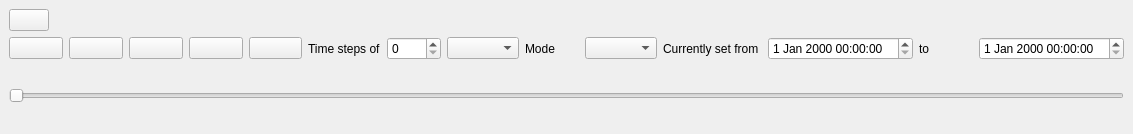
<?xml version="1.0" encoding="UTF-8"?>
<ui version="4.0">
 <class>QgsTemporalVcrDockWidgetBase</class>
 <widget class="QgsDockWidget" name="QgsTemporalVcrDockWidgetBase">
  <property name="geometry">
   <rect>
    <x>0</x>
    <y>0</y>
    <width>1133</width>
    <height>134</height>
   </rect>
  </property>
  <property name="windowTitle">
   <string>gsDockWidget</string>
  </property>
  <widget class="QWidget" name="dockWidgetContents">
   <layout class="QVBoxLayout" name="verticalLayout">
    <item>
     <layout class="QHBoxLayout" name="horizontalLayout">
      <item>
       <widget class="QPushButton" name="mSettings">
        <property name="text">
         <string/>
        </property>
        <property name="icon">
         <iconset resource="../../images/images.qrc">
          <normaloff>:/images/themes/default/temporal_navigation/vcr_settings.svg</normaloff>:/images/themes/default/temporal_navigation/vcr_settings.svg</iconset>
        </property>
       </widget>
      </item>
      <item>
       <spacer name="horizontalSpacer">
        <property name="orientation">
         <enum>Qt::Horizontal</enum>
        </property>
        <property name="sizeHint" stdset="0">
         <size>
          <width>40</width>
          <height>20</height>
         </size>
        </property>
       </spacer>
      </item>
      <item>
       <widget class="QLabel" name="mCurrentDateTime">
        <property name="text">
         <string/>
        </property>
       </widget>
      </item>
     </layout>
    </item>
    <item>
     <layout class="QHBoxLayout" name="horizontalLayout_5">
      <item>
       <widget class="QPushButton" name="mPreviousButton">
        <property name="text">
         <string/>
        </property>
        <property name="icon">
         <iconset resource="../../images/images.qrc">
          <normaloff>:/images/themes/default/temporal_navigation/previous.svg</normaloff>:/images/themes/default/temporal_navigation/previous.svg</iconset>
        </property>
       </widget>
      </item>
      <item>
       <widget class="QPushButton" name="mBackButton">
        <property name="text">
         <string/>
        </property>
        <property name="icon">
         <iconset resource="../../images/images.qrc">
          <normaloff>:/images/themes/default/temporal_navigation/back.svg</normaloff>:/images/themes/default/temporal_navigation/back.svg</iconset>
        </property>
       </widget>
      </item>
      <item>
       <widget class="QPushButton" name="mStopButton">
        <property name="text">
         <string/>
        </property>
        <property name="icon">
         <iconset resource="../../images/images.qrc">
          <normaloff>:/images/themes/default/temporal_navigation/stop.svg</normaloff>:/images/themes/default/temporal_navigation/stop.svg</iconset>
        </property>
       </widget>
      </item>
      <item>
       <widget class="QPushButton" name="mForwardButton">
        <property name="text">
         <string/>
        </property>
        <property name="icon">
         <iconset resource="../../images/images.qrc">
          <normaloff>:/images/themes/default/temporal_navigation/forward.svg</normaloff>:/images/themes/default/temporal_navigation/forward.svg</iconset>
        </property>
       </widget>
      </item>
      <item>
       <widget class="QPushButton" name="mNextButton">
        <property name="text">
         <string/>
        </property>
        <property name="icon">
         <iconset resource="../../images/images.qrc">
          <normaloff>:/images/themes/default/temporal_navigation/next.svg</normaloff>:/images/themes/default/temporal_navigation/next.svg</iconset>
        </property>
       </widget>
      </item>
      <item>
       <widget class="QLabel" name="label_2">
        <property name="text">
         <string>Time steps of</string>
        </property>
       </widget>
      </item>
      <item>
       <widget class="QSpinBox" name="mSpinBox"/>
      </item>
      <item>
       <widget class="QComboBox" name="mTimeStepsComboBox">
        <property name="editable">
         <bool>false</bool>
        </property>
        <property name="currentText">
         <string/>
        </property>
       </widget>
      </item>
      <item>
       <widget class="QLabel" name="label_3">
        <property name="text">
         <string>Mode</string>
        </property>
       </widget>
      </item>
      <item>
       <widget class="QComboBox" name="mModeComboBox"/>
      </item>
      <item>
       <widget class="QLabel" name="label_4">
        <property name="text">
         <string>Currently set from </string>
        </property>
       </widget>
      </item>
      <item>
       <widget class="QDateTimeEdit" name="mStartDateTime"/>
      </item>
      <item>
       <widget class="QLabel" name="label_5">
        <property name="text">
         <string>to </string>
        </property>
       </widget>
      </item>
      <item>
       <widget class="QDateTimeEdit" name="mEndDateTime"/>
      </item>
     </layout>
    </item>
    <item>
     <spacer name="verticalSpacer_2">
      <property name="orientation">
       <enum>Qt::Vertical</enum>
      </property>
      <property name="sizeHint" stdset="0">
       <size>
        <width>20</width>
        <height>40</height>
       </size>
      </property>
     </spacer>
    </item>
    <item>
     <layout class="QHBoxLayout" name="horizontalLayout_4">
      <item>
       <widget class="QSlider" name="mTimeSlider">
        <property name="orientation">
         <enum>Qt::Horizontal</enum>
        </property>
       </widget>
      </item>
     </layout>
    </item>
    <item>
     <spacer name="verticalSpacer">
      <property name="orientation">
       <enum>Qt::Vertical</enum>
      </property>
      <property name="sizeHint" stdset="0">
       <size>
        <width>20</width>
        <height>40</height>
       </size>
      </property>
     </spacer>
    </item>
   </layout>
  </widget>
 </widget>
 <customwidgets>
  <customwidget>
   <class>QgsDockWidget</class>
   <extends>QDockWidget</extends>
   <header>qgsdockwidget.h</header>
   <container>1</container>
  </customwidget>
 </customwidgets>
 <resources>
  <include location="../../images/images.qrc"/>
 </resources>
 <connections/>
</ui>
